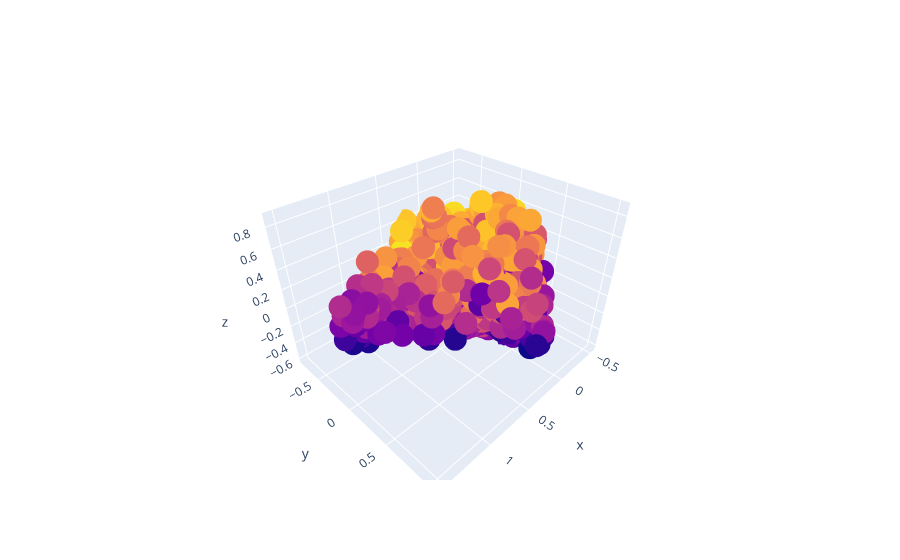

Source (notebook cell):
### Markdown cell above
Затем создадим список выбранных категорий и проанализируем основные компоненты, чтобы уменьшить размерность этого списка до 3, создавая матрицу, подходящую для создания трехмерного графика. Чем меньше расстояние между любыми двумя песнями, тем больше их сходства по категориям.

### Code cell
chosen = ["energy", "liveness", "tempo", "valence", "loudness", "speechiness", "acousticness", "danceability", "instrumentalness"]
text1 = data_frame["artist"] + " - " + data_frame["song_title"]
text2 = text1.values

# X = data_frame.drop(droppable, axis=1).values
X = data_frame[chosen].values
y = data_frame["danceability"].values

min_max_scaler = MinMaxScaler()
X = min_max_scaler.fit_transform(X)

pca = PCA(n_components=3)
pca.fit(X)

X = pca.transform(X)

import plotly.offline as py
py.init_notebook_mode(connected=True)
import plotly.graph_objs as go
import plotly.tools as tls

trace = go.Scatter3d(
    x=X[:,0],
    y=X[:,1],
    z=X[:,2],
    text=text2,
    mode="markers",
    marker=dict(
        size=8,
        color=y
    )
)

fig = go.Figure(data=[trace])
py.iplot(fig, filename="test-graph")

### Figure 1 — Plotly figure (JSON) as saved in the notebook; plotly's stock layout.template omitted (floating-point values rounded to 4 significant figures; data arrays with more than 128 entries replaced by an {"elided": "..."} marker saying what was removed)
{"data": [{"marker": {"color": {"elided": "2017 float values"}, "size": 8}, "mode": "markers", "text": {"elided": "2017 str values"}, "type": "scatter3d", "x": {"elided": "2017 float values"}, "y": {"elided": "2017 float values"}, "z": {"elided": "2017 float values"}}], "layout": {}}
